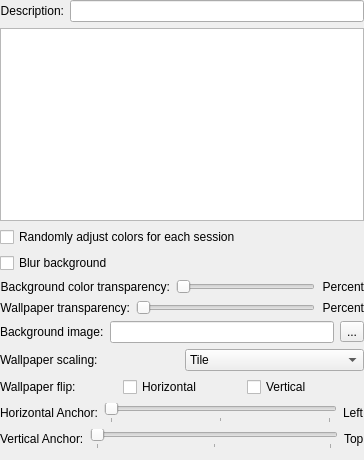
<?xml version="1.0" encoding="UTF-8"?>
<ui version="4.0">
 <class>ColorSchemeEditor</class>
 <widget class="QWidget" name="ColorSchemeEditor">
  <property name="geometry">
   <rect>
    <x>0</x>
    <y>0</y>
    <width>364</width>
    <height>460</height>
   </rect>
  </property>
  <layout class="QVBoxLayout">
   <property name="leftMargin">
    <number>0</number>
   </property>
   <property name="topMargin">
    <number>0</number>
   </property>
   <property name="rightMargin">
    <number>0</number>
   </property>
   <property name="bottomMargin">
    <number>0</number>
   </property>
   <item>
    <layout class="QHBoxLayout">
     <item>
      <widget class="QLabel" name="discriptionLabel">
       <property name="text">
        <string>Description:</string>
       </property>
       <property name="alignment">
        <set>Qt::AlignRight|Qt::AlignTrailing|Qt::AlignVCenter</set>
       </property>
      </widget>
     </item>
     <item>
      <widget class="QLineEdit" name="descriptionEdit"/>
     </item>
    </layout>
   </item>
   <item>
    <widget class="QTableWidget" name="colorTable"/>
   </item>
   <item>
    <widget class="QCheckBox" name="randomizedBackgroundCheck">
     <property name="toolTip">
      <string>Hue and saturation values of default foreground and background colors are randomized by default. Some color schemes might use different randomization settings.
To see any effect, set colors with saturation value greater than 0.</string>
     </property>
     <property name="text">
      <string>Randomly adjust colors for each session</string>
     </property>
    </widget>
   </item>
   <item>
    <widget class="QCheckBox" name="blurCheckBox">
     <property name="text">
      <string>Blur background</string>
     </property>
    </widget>
   </item>
   <item>
    <layout class="QHBoxLayout">
     <item>
      <widget class="QLabel" name="transparencyLabel">
       <property name="text">
        <string>Background color transparency:</string>
       </property>
       <property name="alignment">
        <set>Qt::AlignRight|Qt::AlignTrailing|Qt::AlignVCenter</set>
       </property>
      </widget>
     </item>
     <item>
      <widget class="QSlider" name="transparencySlider">
       <property name="maximum">
        <number>100</number>
       </property>
       <property name="orientation">
        <enum>Qt::Horizontal</enum>
       </property>
      </widget>
     </item>
     <item>
      <widget class="QLabel" name="transparencyPercentLabel">
       <property name="text">
        <string>Percent</string>
       </property>
       <property name="alignment">
        <set>Qt::AlignRight|Qt::AlignTrailing|Qt::AlignVCenter</set>
       </property>
      </widget>
     </item>
    </layout>
   </item>
   <item>
    <layout class="QHBoxLayout">
     <item>
      <widget class="QLabel" name="wallpaperTransparencyLabel">
       <property name="text">
        <string>Wallpaper transparency:</string>
       </property>
       <property name="alignment">
        <set>Qt::AlignRight|Qt::AlignTrailing|Qt::AlignVCenter</set>
       </property>
      </widget>
     </item>
     <item>
      <widget class="QSlider" name="wallpaperTransparencySlider">
       <property name="maximum">
        <number>100</number>
       </property>
       <property name="orientation">
        <enum>Qt::Horizontal</enum>
       </property>
      </widget>
     </item>
     <item>
      <widget class="QLabel" name="wallpaperTransparencyPercentLabel">
       <property name="text">
        <string>Percent</string>
       </property>
       <property name="alignment">
        <set>Qt::AlignRight|Qt::AlignTrailing|Qt::AlignVCenter</set>
       </property>
      </widget>
     </item>
    </layout>
   </item>
   <item>
    <layout class="QHBoxLayout">
     <item>
      <widget class="QLabel" name="wallpaperLabel">
       <property name="text">
        <string>Background image:</string>
       </property>
      </widget>
     </item>
     <item>
      <widget class="QLineEdit" name="wallpaperPath">
       <property name="toolTip">
        <string>Edit the path of the background image</string>
       </property>
      </widget>
     </item>
     <item>
      <widget class="QToolButton" name="wallpaperSelectButton">
       <property name="toolTip">
        <string>Choose the background image</string>
       </property>
       <property name="text">
        <string>...</string>
       </property>
      </widget>
     </item>
    </layout>
   </item>
   <item>
    <layout class="QHBoxLayout">
     <item>
      <widget class="QLabel" name="wallpaperScalingLabel">
       <property name="text">
        <string>Wallpaper scaling:</string>
       </property>
      </widget>
     </item>
     <item>
      <widget class="QComboBox" name="wallpaperScalingType">
       <item>
        <property name="text">
         <string>Tile</string>
        </property>
       </item>
       <item>
        <property name="text">
         <string>Stretch</string>
        </property>
       </item>
       <item>
        <property name="text">
         <string>Crop</string>
        </property>
       </item>
       <item>
        <property name="text">
         <string>Adapt</string>
        </property>
       </item>
       <item>
        <property name="text">
         <string>NoScaling</string>
        </property>
       </item>
      </widget>
     </item>
    </layout>
   </item>
   <item>
    <layout class="QHBoxLayout">
     <item>
      <widget class="QLabel" name="wallpaperFlipLabel">
       <property name="text">
        <string>Wallpaper flip:</string>
       </property>
      </widget>
     </item>
     <item>
      <widget class="QCheckBox" name="wallpaperFlipHorizontalCheckBox">
        <property name="text">
        <string>Horizontal</string>
       </property>
      </widget>
     </item>
     <item>
      <widget class="QCheckBox" name="wallpaperFlipVerticalCheckBox">
        <property name="text">
        <string>Vertical</string>
       </property>
      </widget>
     </item>
    </layout>
   </item>
   <item>
    <layout class="QHBoxLayout">
     <item>
      <widget class="QLabel" name="wallpaperHorizontalAnchorLabel">
       <property name="text">
        <string>Horizontal Anchor:</string>
       </property>
      </widget>
     </item>
     <item>
      <widget class="QSlider" name="wallpaperHorizontalAnchorSlider">
       <property name="maximum">
        <number>2</number>
       </property>
       <property name="singleStep">
        <number>1</number>
       </property>
       <property name="orientation">
        <enum>Qt::Horizontal</enum>
       </property>
       <property name="tickPosition">
        <enum>QSlider::TicksBelow</enum>
       </property>
       <property name="tickInterval">
        <number>1</number>
       </property>
      </widget>
     </item>
     <item>
      <widget class="QLabel" name="wallpaperHorizontalAnchorPosition">
       <property name="text">
        <string>Left</string>
       </property>
      </widget>
     </item>
    </layout>
   </item>
   <item>
    <layout class="QHBoxLayout">
     <item>
      <widget class="QLabel" name="wallpaperVerticalAnchorLabel">
       <property name="text">
        <string>Vertical Anchor:</string>
       </property>
      </widget>
     </item>
     <item>
      <widget class="QSlider" name="wallpaperVerticalAnchorSlider">
       <property name="maximum">
        <number>2</number>
       </property>
       <property name="singleStep">
        <number>1</number>
       </property>
       <property name="orientation">
        <enum>Qt::Horizontal</enum>
       </property>
       <property name="tickPosition">
        <enum>QSlider::TicksBelow</enum>
       </property>
       <property name="tickInterval">
        <number>1</number>
       </property>
      </widget>
     </item>
     <item>
      <widget class="QLabel" name="wallpaperVerticalAnchorPosition">
       <property name="text">
        <string>Top</string>
       </property>
      </widget>
     </item>
    </layout>
   </item>
   <item>
    <spacer>
     <property name="orientation">
      <enum>Qt::Vertical</enum>
     </property>
     <property name="sizeType">
      <enum>QSizePolicy::Fixed</enum>
     </property>
     <property name="sizeHint" stdset="0">
      <size>
       <width>364</width>
       <height>5</height>
      </size>
     </property>
    </spacer>
   </item>
   <item>
    <widget class="KMessageWidget" name="transparencyWarningWidget"/>
   </item>
  </layout>
 </widget>
 <customwidgets>
  <customwidget>
   <class>KMessageWidget</class>
   <extends>QFrame</extends>
   <header>kmessagewidget.h</header>
   <container>1</container>
  </customwidget>
 </customwidgets>
 <resources/>
 <connections/>
</ui>
